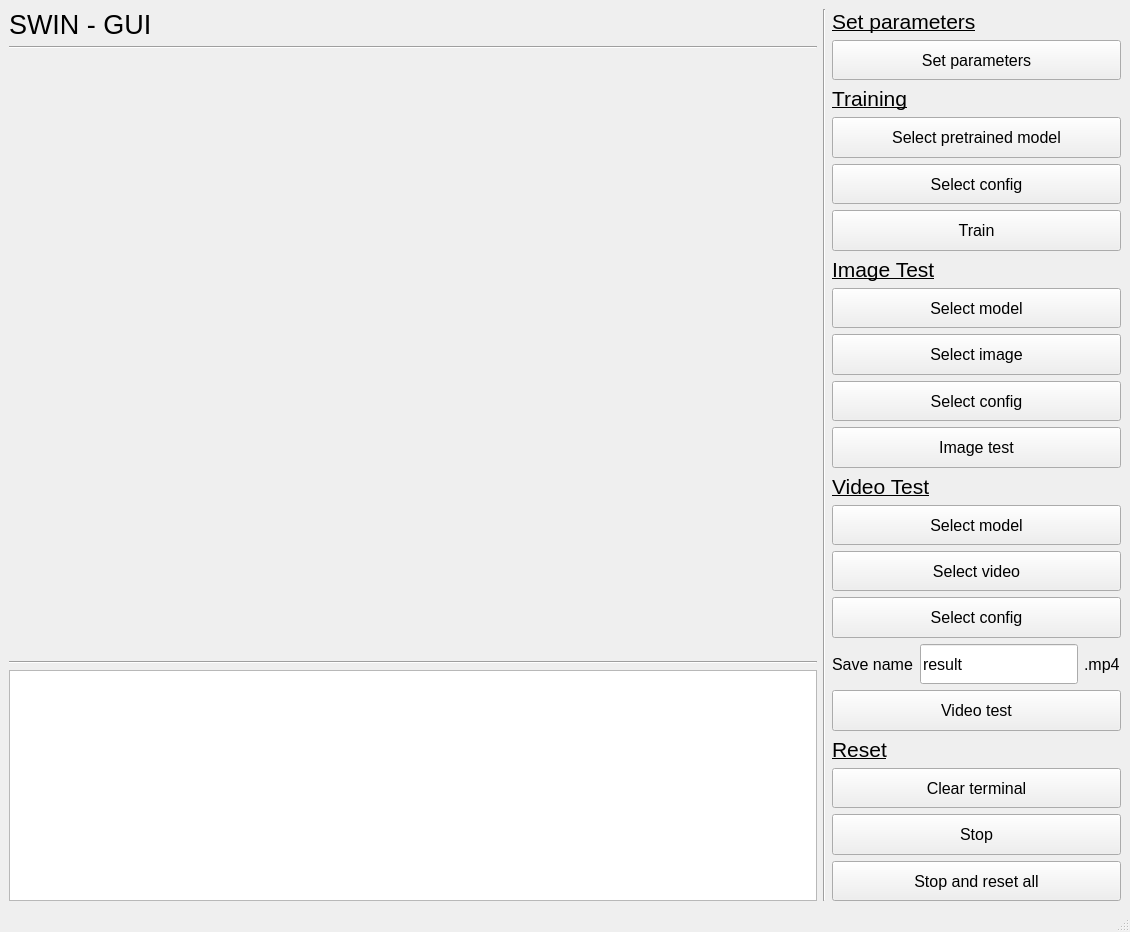
<?xml version="1.0" encoding="UTF-8"?>
<ui version="4.0">
 <class>MainWindow</class>
 <widget class="QMainWindow" name="MainWindow">
  <property name="geometry">
   <rect>
    <x>0</x>
    <y>0</y>
    <width>1130</width>
    <height>932</height>
   </rect>
  </property>
  <property name="sizePolicy">
   <sizepolicy hsizetype="Expanding" vsizetype="Expanding">
    <horstretch>0</horstretch>
    <verstretch>0</verstretch>
   </sizepolicy>
  </property>
  <property name="minimumSize">
   <size>
    <width>1000</width>
    <height>740</height>
   </size>
  </property>
  <property name="font">
   <font>
    <underline>false</underline>
   </font>
  </property>
  <property name="cursor">
   <cursorShape>ArrowCursor</cursorShape>
  </property>
  <property name="windowTitle">
   <string>MainWindow</string>
  </property>
  <widget class="QWidget" name="centralwidget">
   <layout class="QGridLayout" name="gridLayout">
    <item row="0" column="0">
     <widget class="QLabel" name="label_7">
      <property name="font">
       <font>
        <pointsize>20</pointsize>
       </font>
      </property>
      <property name="text">
       <string>SWIN - GUI</string>
      </property>
     </widget>
    </item>
    <item row="0" column="1" rowspan="5">
     <widget class="Line" name="line_2">
      <property name="orientation">
       <enum>Qt::Vertical</enum>
      </property>
     </widget>
    </item>
    <item row="0" column="2" rowspan="5">
     <layout class="QVBoxLayout" name="verticalLayout_2">
      <item>
       <widget class="QLabel" name="label_8">
        <property name="maximumSize">
         <size>
          <width>291</width>
          <height>16777215</height>
         </size>
        </property>
        <property name="font">
         <font>
          <pointsize>16</pointsize>
          <underline>true</underline>
         </font>
        </property>
        <property name="text">
         <string>Set parameters</string>
        </property>
       </widget>
      </item>
      <item>
       <widget class="QPushButton" name="pushButton_set_parameters">
        <property name="sizePolicy">
         <sizepolicy hsizetype="Minimum" vsizetype="MinimumExpanding">
          <horstretch>0</horstretch>
          <verstretch>0</verstretch>
         </sizepolicy>
        </property>
        <property name="maximumSize">
         <size>
          <width>291</width>
          <height>16777215</height>
         </size>
        </property>
        <property name="font">
         <font>
          <pointsize>12</pointsize>
         </font>
        </property>
        <property name="text">
         <string>Set parameters</string>
        </property>
       </widget>
      </item>
      <item>
       <widget class="QLabel" name="label">
        <property name="maximumSize">
         <size>
          <width>291</width>
          <height>16777215</height>
         </size>
        </property>
        <property name="font">
         <font>
          <pointsize>16</pointsize>
          <underline>true</underline>
         </font>
        </property>
        <property name="text">
         <string>Training</string>
        </property>
       </widget>
      </item>
      <item>
       <widget class="QPushButton" name="pushButton_select_model_pretrained">
        <property name="sizePolicy">
         <sizepolicy hsizetype="Minimum" vsizetype="MinimumExpanding">
          <horstretch>0</horstretch>
          <verstretch>0</verstretch>
         </sizepolicy>
        </property>
        <property name="maximumSize">
         <size>
          <width>291</width>
          <height>16777215</height>
         </size>
        </property>
        <property name="font">
         <font>
          <pointsize>12</pointsize>
         </font>
        </property>
        <property name="text">
         <string>Select pretrained model</string>
        </property>
       </widget>
      </item>
      <item>
       <widget class="QPushButton" name="pushButton_select_config">
        <property name="sizePolicy">
         <sizepolicy hsizetype="Minimum" vsizetype="MinimumExpanding">
          <horstretch>0</horstretch>
          <verstretch>0</verstretch>
         </sizepolicy>
        </property>
        <property name="maximumSize">
         <size>
          <width>291</width>
          <height>16777215</height>
         </size>
        </property>
        <property name="font">
         <font>
          <pointsize>12</pointsize>
         </font>
        </property>
        <property name="text">
         <string>Select config</string>
        </property>
       </widget>
      </item>
      <item>
       <widget class="QPushButton" name="pushButton_train">
        <property name="sizePolicy">
         <sizepolicy hsizetype="Minimum" vsizetype="MinimumExpanding">
          <horstretch>0</horstretch>
          <verstretch>0</verstretch>
         </sizepolicy>
        </property>
        <property name="maximumSize">
         <size>
          <width>291</width>
          <height>16777215</height>
         </size>
        </property>
        <property name="font">
         <font>
          <pointsize>12</pointsize>
         </font>
        </property>
        <property name="text">
         <string>Train</string>
        </property>
       </widget>
      </item>
      <item>
       <widget class="QLabel" name="label_2">
        <property name="maximumSize">
         <size>
          <width>291</width>
          <height>16777215</height>
         </size>
        </property>
        <property name="font">
         <font>
          <pointsize>16</pointsize>
          <underline>true</underline>
         </font>
        </property>
        <property name="text">
         <string>Image Test</string>
        </property>
       </widget>
      </item>
      <item>
       <widget class="QPushButton" name="pushButton_select_model_image">
        <property name="sizePolicy">
         <sizepolicy hsizetype="Minimum" vsizetype="MinimumExpanding">
          <horstretch>0</horstretch>
          <verstretch>0</verstretch>
         </sizepolicy>
        </property>
        <property name="maximumSize">
         <size>
          <width>291</width>
          <height>16777215</height>
         </size>
        </property>
        <property name="font">
         <font>
          <pointsize>12</pointsize>
          <underline>false</underline>
         </font>
        </property>
        <property name="text">
         <string>Select model</string>
        </property>
       </widget>
      </item>
      <item>
       <widget class="QPushButton" name="pushButton_select_image">
        <property name="sizePolicy">
         <sizepolicy hsizetype="Minimum" vsizetype="MinimumExpanding">
          <horstretch>0</horstretch>
          <verstretch>0</verstretch>
         </sizepolicy>
        </property>
        <property name="maximumSize">
         <size>
          <width>291</width>
          <height>16777215</height>
         </size>
        </property>
        <property name="font">
         <font>
          <pointsize>12</pointsize>
          <underline>false</underline>
         </font>
        </property>
        <property name="text">
         <string>Select image</string>
        </property>
       </widget>
      </item>
      <item>
       <widget class="QPushButton" name="pushButton_select_config_image">
        <property name="sizePolicy">
         <sizepolicy hsizetype="Minimum" vsizetype="MinimumExpanding">
          <horstretch>0</horstretch>
          <verstretch>0</verstretch>
         </sizepolicy>
        </property>
        <property name="maximumSize">
         <size>
          <width>291</width>
          <height>16777215</height>
         </size>
        </property>
        <property name="font">
         <font>
          <pointsize>12</pointsize>
          <underline>false</underline>
         </font>
        </property>
        <property name="text">
         <string>Select config</string>
        </property>
       </widget>
      </item>
      <item>
       <widget class="QPushButton" name="pushButton_image_test">
        <property name="sizePolicy">
         <sizepolicy hsizetype="Minimum" vsizetype="MinimumExpanding">
          <horstretch>0</horstretch>
          <verstretch>0</verstretch>
         </sizepolicy>
        </property>
        <property name="maximumSize">
         <size>
          <width>291</width>
          <height>16777215</height>
         </size>
        </property>
        <property name="font">
         <font>
          <pointsize>12</pointsize>
         </font>
        </property>
        <property name="text">
         <string>Image test</string>
        </property>
       </widget>
      </item>
      <item>
       <widget class="QLabel" name="label_4">
        <property name="maximumSize">
         <size>
          <width>291</width>
          <height>16777215</height>
         </size>
        </property>
        <property name="font">
         <font>
          <pointsize>16</pointsize>
          <underline>true</underline>
         </font>
        </property>
        <property name="text">
         <string>Video Test</string>
        </property>
       </widget>
      </item>
      <item>
       <widget class="QPushButton" name="pushButton_select_model_video">
        <property name="sizePolicy">
         <sizepolicy hsizetype="Minimum" vsizetype="MinimumExpanding">
          <horstretch>0</horstretch>
          <verstretch>0</verstretch>
         </sizepolicy>
        </property>
        <property name="maximumSize">
         <size>
          <width>291</width>
          <height>16777215</height>
         </size>
        </property>
        <property name="font">
         <font>
          <pointsize>12</pointsize>
          <underline>false</underline>
         </font>
        </property>
        <property name="text">
         <string>Select model</string>
        </property>
       </widget>
      </item>
      <item>
       <widget class="QPushButton" name="pushButton_select_video">
        <property name="sizePolicy">
         <sizepolicy hsizetype="Minimum" vsizetype="MinimumExpanding">
          <horstretch>0</horstretch>
          <verstretch>0</verstretch>
         </sizepolicy>
        </property>
        <property name="maximumSize">
         <size>
          <width>291</width>
          <height>16777215</height>
         </size>
        </property>
        <property name="font">
         <font>
          <pointsize>12</pointsize>
          <underline>false</underline>
         </font>
        </property>
        <property name="text">
         <string>Select video</string>
        </property>
       </widget>
      </item>
      <item>
       <widget class="QPushButton" name="pushButton_select_config_video">
        <property name="sizePolicy">
         <sizepolicy hsizetype="Minimum" vsizetype="MinimumExpanding">
          <horstretch>0</horstretch>
          <verstretch>0</verstretch>
         </sizepolicy>
        </property>
        <property name="maximumSize">
         <size>
          <width>291</width>
          <height>16777215</height>
         </size>
        </property>
        <property name="font">
         <font>
          <pointsize>12</pointsize>
          <underline>false</underline>
         </font>
        </property>
        <property name="text">
         <string>Select config</string>
        </property>
       </widget>
      </item>
      <item>
       <layout class="QHBoxLayout" name="horizontalLayout">
        <item>
         <widget class="QLabel" name="label_6">
          <property name="minimumSize">
           <size>
            <width>0</width>
            <height>0</height>
           </size>
          </property>
          <property name="maximumSize">
           <size>
            <width>82</width>
            <height>16777215</height>
           </size>
          </property>
          <property name="font">
           <font>
            <pointsize>12</pointsize>
           </font>
          </property>
          <property name="text">
           <string>Save name:</string>
          </property>
         </widget>
        </item>
        <item>
         <widget class="QLineEdit" name="lineEdit_video_save_name">
          <property name="sizePolicy">
           <sizepolicy hsizetype="Expanding" vsizetype="MinimumExpanding">
            <horstretch>0</horstretch>
            <verstretch>0</verstretch>
           </sizepolicy>
          </property>
          <property name="maximumSize">
           <size>
            <width>158</width>
            <height>16777215</height>
           </size>
          </property>
          <property name="font">
           <font>
            <pointsize>12</pointsize>
           </font>
          </property>
          <property name="text">
           <string>result</string>
          </property>
         </widget>
        </item>
        <item>
         <widget class="QLabel" name="label_5">
          <property name="maximumSize">
           <size>
            <width>37</width>
            <height>16777215</height>
           </size>
          </property>
          <property name="font">
           <font>
            <pointsize>12</pointsize>
           </font>
          </property>
          <property name="text">
           <string>.mp4</string>
          </property>
         </widget>
        </item>
       </layout>
      </item>
      <item>
       <widget class="QPushButton" name="pushButton_video_test">
        <property name="sizePolicy">
         <sizepolicy hsizetype="Minimum" vsizetype="MinimumExpanding">
          <horstretch>0</horstretch>
          <verstretch>0</verstretch>
         </sizepolicy>
        </property>
        <property name="maximumSize">
         <size>
          <width>291</width>
          <height>16777215</height>
         </size>
        </property>
        <property name="font">
         <font>
          <pointsize>12</pointsize>
         </font>
        </property>
        <property name="text">
         <string>Video test</string>
        </property>
       </widget>
      </item>
      <item>
       <widget class="QLabel" name="label_3">
        <property name="maximumSize">
         <size>
          <width>291</width>
          <height>16777215</height>
         </size>
        </property>
        <property name="font">
         <font>
          <pointsize>16</pointsize>
          <underline>true</underline>
         </font>
        </property>
        <property name="text">
         <string>Reset</string>
        </property>
       </widget>
      </item>
      <item>
       <widget class="QPushButton" name="pushButton_clear_terminal">
        <property name="sizePolicy">
         <sizepolicy hsizetype="Minimum" vsizetype="MinimumExpanding">
          <horstretch>0</horstretch>
          <verstretch>0</verstretch>
         </sizepolicy>
        </property>
        <property name="maximumSize">
         <size>
          <width>291</width>
          <height>16777215</height>
         </size>
        </property>
        <property name="font">
         <font>
          <pointsize>12</pointsize>
          <underline>false</underline>
         </font>
        </property>
        <property name="text">
         <string>Clear terminal</string>
        </property>
       </widget>
      </item>
      <item>
       <widget class="QPushButton" name="pushButton_stop">
        <property name="sizePolicy">
         <sizepolicy hsizetype="Minimum" vsizetype="MinimumExpanding">
          <horstretch>0</horstretch>
          <verstretch>0</verstretch>
         </sizepolicy>
        </property>
        <property name="maximumSize">
         <size>
          <width>291</width>
          <height>16777215</height>
         </size>
        </property>
        <property name="font">
         <font>
          <pointsize>12</pointsize>
         </font>
        </property>
        <property name="text">
         <string>Stop</string>
        </property>
       </widget>
      </item>
      <item>
       <widget class="QPushButton" name="pushButton_reset">
        <property name="sizePolicy">
         <sizepolicy hsizetype="Minimum" vsizetype="MinimumExpanding">
          <horstretch>0</horstretch>
          <verstretch>0</verstretch>
         </sizepolicy>
        </property>
        <property name="maximumSize">
         <size>
          <width>291</width>
          <height>16777215</height>
         </size>
        </property>
        <property name="font">
         <font>
          <pointsize>12</pointsize>
          <underline>false</underline>
         </font>
        </property>
        <property name="text">
         <string>Stop and reset all</string>
        </property>
       </widget>
      </item>
     </layout>
    </item>
    <item row="1" column="0">
     <widget class="Line" name="line_3">
      <property name="orientation">
       <enum>Qt::Horizontal</enum>
      </property>
     </widget>
    </item>
    <item row="2" column="0">
     <widget class="QLabel" name="display">
      <property name="sizePolicy">
       <sizepolicy hsizetype="Preferred" vsizetype="Preferred">
        <horstretch>0</horstretch>
        <verstretch>0</verstretch>
       </sizepolicy>
      </property>
      <property name="minimumSize">
       <size>
        <width>800</width>
        <height>600</height>
       </size>
      </property>
      <property name="maximumSize">
       <size>
        <width>16777215</width>
        <height>16777215</height>
       </size>
      </property>
      <property name="font">
       <font>
        <pointsize>11</pointsize>
       </font>
      </property>
      <property name="text">
       <string/>
      </property>
      <property name="scaledContents">
       <bool>false</bool>
      </property>
     </widget>
    </item>
    <item row="3" column="0">
     <widget class="Line" name="line">
      <property name="orientation">
       <enum>Qt::Horizontal</enum>
      </property>
     </widget>
    </item>
    <item row="4" column="0">
     <widget class="QTextBrowser" name="textBrowser_terminal">
      <property name="minimumSize">
       <size>
        <width>0</width>
        <height>190</height>
       </size>
      </property>
      <property name="maximumSize">
       <size>
        <width>16777215</width>
        <height>16777215</height>
       </size>
      </property>
      <property name="font">
       <font>
        <pointsize>12</pointsize>
       </font>
      </property>
     </widget>
    </item>
   </layout>
  </widget>
  <widget class="QStatusBar" name="statusbar"/>
 </widget>
 <resources/>
 <connections/>
</ui>
